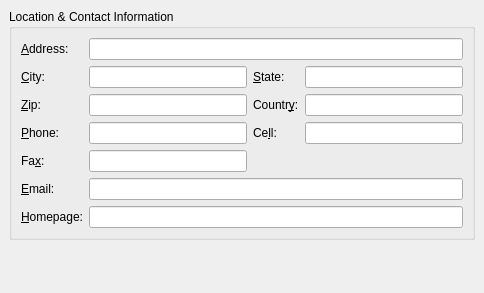
<ui version="4.0" >
 <class>ICQHomeInfoWidget</class>
 <widget class="QWidget" name="ICQHomeInfoWidget" >
  <property name="geometry" >
   <rect>
    <x>0</x>
    <y>0</y>
    <width>484</width>
    <height>293</height>
   </rect>
  </property>
  <layout class="QVBoxLayout" >
   <property name="margin" >
    <number>9</number>
   </property>
   <property name="spacing" >
    <number>6</number>
   </property>
   <item>
    <widget class="QGroupBox" name="groupBox_2" >
     <property name="title" >
      <string>Location &amp;&amp; Contact Information</string>
     </property>
     <layout class="QGridLayout" >
      <property name="margin" >
       <number>9</number>
      </property>
      <property name="spacing" >
       <number>6</number>
      </property>
      <item row="1" column="1" >
       <widget class="QLineEdit" name="cityEdit" >
        <property name="sizePolicy" >
         <sizepolicy>
          <hsizetype>7</hsizetype>
          <vsizetype>0</vsizetype>
          <horstretch>1</horstretch>
          <verstretch>0</verstretch>
         </sizepolicy>
        </property>
        <property name="readOnly" >
         <bool>true</bool>
        </property>
       </widget>
      </item>
      <item row="1" column="3" >
       <widget class="QLineEdit" name="stateEdit" >
        <property name="sizePolicy" >
         <sizepolicy>
          <hsizetype>7</hsizetype>
          <vsizetype>0</vsizetype>
          <horstretch>1</horstretch>
          <verstretch>0</verstretch>
         </sizepolicy>
        </property>
        <property name="readOnly" >
         <bool>true</bool>
        </property>
       </widget>
      </item>
      <item row="4" column="1" >
       <widget class="QLineEdit" name="faxEdit" >
        <property name="readOnly" >
         <bool>true</bool>
        </property>
       </widget>
      </item>
      <item row="6" column="0" >
       <widget class="QLabel" name="textLabel10_2" >
        <property name="text" >
         <string>&amp;Homepage:</string>
        </property>
        <property name="buddy" >
         <cstring>homepageEdit</cstring>
        </property>
       </widget>
      </item>
      <item row="1" column="0" >
       <widget class="QLabel" name="textLabel2" >
        <property name="text" >
         <string>&amp;City:</string>
        </property>
        <property name="buddy" >
         <cstring>cityEdit</cstring>
        </property>
       </widget>
      </item>
      <item row="6" column="1" colspan="3" >
       <widget class="QLineEdit" name="homepageEdit" >
        <property name="sizePolicy" >
         <sizepolicy>
          <hsizetype>3</hsizetype>
          <vsizetype>0</vsizetype>
          <horstretch>0</horstretch>
          <verstretch>0</verstretch>
         </sizepolicy>
        </property>
        <property name="readOnly" >
         <bool>true</bool>
        </property>
       </widget>
      </item>
      <item row="3" column="1" >
       <widget class="QLineEdit" name="phoneEdit" >
        <property name="text" >
         <string/>
        </property>
        <property name="readOnly" >
         <bool>true</bool>
        </property>
       </widget>
      </item>
      <item row="0" column="0" >
       <widget class="QLabel" name="textLabel1" >
        <property name="text" >
         <string>&amp;Address:</string>
        </property>
        <property name="buddy" >
         <cstring>addressEdit</cstring>
        </property>
       </widget>
      </item>
      <item row="3" column="3" >
       <widget class="QLineEdit" name="cellEdit" >
        <property name="sizePolicy" >
         <sizepolicy>
          <hsizetype>7</hsizetype>
          <vsizetype>0</vsizetype>
          <horstretch>0</horstretch>
          <verstretch>0</verstretch>
         </sizepolicy>
        </property>
        <property name="readOnly" >
         <bool>true</bool>
        </property>
       </widget>
      </item>
      <item row="1" column="2" >
       <widget class="QLabel" name="textLabel4" >
        <property name="text" >
         <string>&amp;State:</string>
        </property>
        <property name="buddy" >
         <cstring>stateEdit</cstring>
        </property>
       </widget>
      </item>
      <item row="2" column="0" >
       <widget class="QLabel" name="textLabel3" >
        <property name="text" >
         <string>&amp;Zip:</string>
        </property>
        <property name="buddy" >
         <cstring>zipEdit</cstring>
        </property>
       </widget>
      </item>
      <item row="5" column="1" colspan="3" >
       <widget class="QLineEdit" name="emailEdit" >
        <property name="sizePolicy" >
         <sizepolicy>
          <hsizetype>3</hsizetype>
          <vsizetype>0</vsizetype>
          <horstretch>0</horstretch>
          <verstretch>0</verstretch>
         </sizepolicy>
        </property>
        <property name="readOnly" >
         <bool>true</bool>
        </property>
       </widget>
      </item>
      <item row="3" column="0" >
       <widget class="QLabel" name="textLabel5" >
        <property name="text" >
         <string>&amp;Phone:</string>
        </property>
        <property name="buddy" >
         <cstring>phoneEdit</cstring>
        </property>
       </widget>
      </item>
      <item row="2" column="1" >
       <widget class="QLineEdit" name="zipEdit" >
        <property name="sizePolicy" >
         <sizepolicy>
          <hsizetype>7</hsizetype>
          <vsizetype>0</vsizetype>
          <horstretch>0</horstretch>
          <verstretch>0</verstretch>
         </sizepolicy>
        </property>
        <property name="text" >
         <string/>
        </property>
        <property name="readOnly" >
         <bool>true</bool>
        </property>
       </widget>
      </item>
      <item row="0" column="1" colspan="3" >
       <widget class="QLineEdit" name="addressEdit" >
        <property name="sizePolicy" >
         <sizepolicy>
          <hsizetype>3</hsizetype>
          <vsizetype>0</vsizetype>
          <horstretch>0</horstretch>
          <verstretch>0</verstretch>
         </sizepolicy>
        </property>
        <property name="readOnly" >
         <bool>true</bool>
        </property>
       </widget>
      </item>
      <item row="2" column="3" >
       <widget class="QLineEdit" name="countryEdit" >
        <property name="readOnly" >
         <bool>true</bool>
        </property>
       </widget>
      </item>
      <item row="3" column="2" >
       <widget class="QLabel" name="textLabel6_2" >
        <property name="text" >
         <string>Ce&amp;ll:</string>
        </property>
        <property name="buddy" >
         <cstring>cellEdit</cstring>
        </property>
       </widget>
      </item>
      <item row="2" column="2" >
       <widget class="QLabel" name="textLabel8" >
        <property name="text" >
         <string>Countr&amp;y:</string>
        </property>
        <property name="buddy" >
         <cstring>countryEdit</cstring>
        </property>
       </widget>
      </item>
      <item row="5" column="0" >
       <widget class="QLabel" name="textLabel9" >
        <property name="text" >
         <string>&amp;Email:</string>
        </property>
        <property name="buddy" >
         <cstring>emailEdit</cstring>
        </property>
       </widget>
      </item>
      <item row="4" column="0" >
       <widget class="QLabel" name="textLabel7_2" >
        <property name="text" >
         <string>Fa&amp;x:</string>
        </property>
        <property name="buddy" >
         <cstring>faxEdit</cstring>
        </property>
       </widget>
      </item>
     </layout>
    </widget>
   </item>
   <item>
    <spacer>
     <property name="orientation" >
      <enum>Qt::Vertical</enum>
     </property>
     <property name="sizeType" >
      <enum>QSizePolicy::Expanding</enum>
     </property>
     <property name="sizeHint" >
      <size>
       <width>466</width>
       <height>16</height>
      </size>
     </property>
    </spacer>
   </item>
  </layout>
 </widget>
 <layoutdefault spacing="6" margin="11" />
 <pixmapfunction>qPixmapFromMimeSource</pixmapfunction>
 <tabstops>
  <tabstop>addressEdit</tabstop>
  <tabstop>cityEdit</tabstop>
  <tabstop>stateEdit</tabstop>
  <tabstop>zipEdit</tabstop>
  <tabstop>countryEdit</tabstop>
  <tabstop>phoneEdit</tabstop>
  <tabstop>cellEdit</tabstop>
  <tabstop>faxEdit</tabstop>
  <tabstop>emailEdit</tabstop>
  <tabstop>homepageEdit</tabstop>
 </tabstops>
 <resources/>
 <connections/>
</ui>
